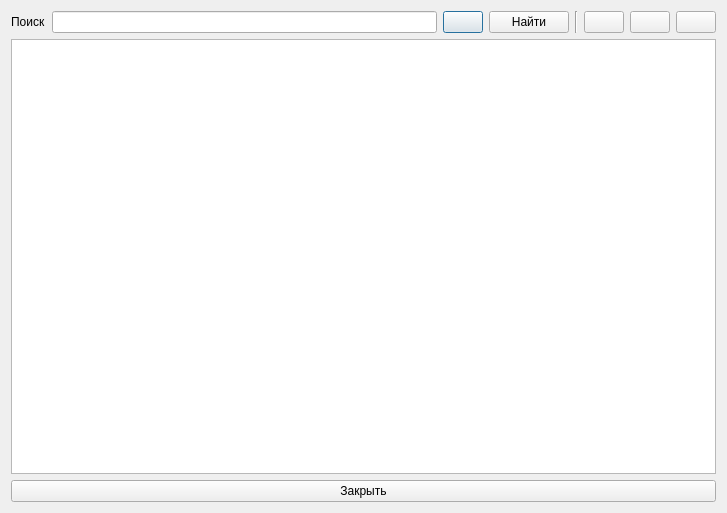
<?xml version="1.0" encoding="UTF-8"?>
<ui version="4.0">
 <class>DialogJob</class>
 <widget class="QDialog" name="DialogJob">
  <property name="geometry">
   <rect>
    <x>0</x>
    <y>0</y>
    <width>727</width>
    <height>513</height>
   </rect>
  </property>
  <property name="minimumSize">
   <size>
    <width>512</width>
    <height>512</height>
   </size>
  </property>
  <property name="windowTitle">
   <string>Справочник должностей</string>
  </property>
  <property name="windowIcon">
   <iconset resource="images.qrc">
    <normaloff>:/icon/icon/icon.png</normaloff>:/icon/icon/icon.png</iconset>
  </property>
  <layout class="QVBoxLayout" name="verticalLayout">
   <item>
    <layout class="QGridLayout" name="gridLayout">
     <item row="0" column="0">
      <layout class="QHBoxLayout" name="horizontalLayout_2">
       <item>
        <widget class="QLabel" name="labelFind">
         <property name="text">
          <string>Поиск</string>
         </property>
        </widget>
       </item>
       <item>
        <widget class="QLineEdit" name="lineEditFind">
         <property name="clearButtonEnabled">
          <bool>true</bool>
         </property>
        </widget>
       </item>
       <item>
        <widget class="QPushButton" name="pushButtonFindClear">
         <property name="toolTip">
          <string>Очистить критерий поиска (Ctrl+S)</string>
         </property>
         <property name="text">
          <string/>
         </property>
         <property name="icon">
          <iconset>
           <normaloff>:/images/icon/clear.png</normaloff>:/images/icon/clear.png</iconset>
         </property>
         <property name="iconSize">
          <size>
           <width>24</width>
           <height>24</height>
          </size>
         </property>
         <property name="shortcut">
          <string>Ctrl+S</string>
         </property>
        </widget>
       </item>
       <item>
        <widget class="QPushButton" name="pushButtonFind">
         <property name="toolTip">
          <string>Найти все должности по подстроке (Ctrl+F)</string>
         </property>
         <property name="text">
          <string>Найти</string>
         </property>
         <property name="icon">
          <iconset resource="images.qrc">
           <normaloff>:/images/icon/find.png</normaloff>:/images/icon/find.png</iconset>
         </property>
         <property name="iconSize">
          <size>
           <width>16</width>
           <height>16</height>
          </size>
         </property>
         <property name="shortcut">
          <string>Ctrl+F</string>
         </property>
        </widget>
       </item>
       <item>
        <widget class="Line" name="line">
         <property name="orientation">
          <enum>Qt::Vertical</enum>
         </property>
        </widget>
       </item>
       <item>
        <widget class="QPushButton" name="pushButtonAddJob">
         <property name="toolTip">
          <string>Добавить новую должность (Insert)</string>
         </property>
         <property name="text">
          <string/>
         </property>
         <property name="icon">
          <iconset resource="images.qrc">
           <normaloff>:/images/icon/add.png</normaloff>:/images/icon/add.png</iconset>
         </property>
         <property name="iconSize">
          <size>
           <width>16</width>
           <height>16</height>
          </size>
         </property>
         <property name="shortcut">
          <string>Ins</string>
         </property>
        </widget>
       </item>
       <item>
        <widget class="QPushButton" name="pushButtonEditJob">
         <property name="toolTip">
          <string>Редактировать выделенную должность (Ctrl+E)</string>
         </property>
         <property name="text">
          <string/>
         </property>
         <property name="icon">
          <iconset resource="images.qrc">
           <normaloff>:/images/icon/edit.png</normaloff>:/images/icon/edit.png</iconset>
         </property>
         <property name="iconSize">
          <size>
           <width>16</width>
           <height>16</height>
          </size>
         </property>
         <property name="shortcut">
          <string>Ctrl+E</string>
         </property>
        </widget>
       </item>
       <item>
        <widget class="QPushButton" name="pushButtonDeleteJob">
         <property name="toolTip">
          <string>Удалить выделенную должность (Del)</string>
         </property>
         <property name="text">
          <string/>
         </property>
         <property name="icon">
          <iconset resource="images.qrc">
           <normaloff>:/images/icon/remove.png</normaloff>:/images/icon/remove.png</iconset>
         </property>
         <property name="iconSize">
          <size>
           <width>16</width>
           <height>16</height>
          </size>
         </property>
         <property name="shortcut">
          <string>Del</string>
         </property>
        </widget>
       </item>
      </layout>
     </item>
     <item row="1" column="0">
      <widget class="QTableWidget" name="tableWidget">
       <property name="contextMenuPolicy">
        <enum>Qt::CustomContextMenu</enum>
       </property>
      </widget>
     </item>
     <item row="2" column="0">
      <layout class="QHBoxLayout" name="horizontalLayout">
       <item>
        <widget class="QPushButton" name="pushButtonClose">
         <property name="toolTip">
          <string>Закрыть окно с перечнем должностей (Escape)</string>
         </property>
         <property name="text">
          <string>Закрыть</string>
         </property>
        </widget>
       </item>
      </layout>
     </item>
    </layout>
   </item>
  </layout>
 </widget>
 <resources>
  <include location="images.qrc"/>
 </resources>
 <connections/>
</ui>
